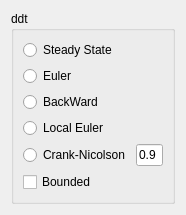
<?xml version="1.0" encoding="UTF-8"?>
<ui version="4.0">
 <class>Form</class>
 <widget class="QWidget" name="Form">
  <property name="geometry">
   <rect>
    <x>0</x>
    <y>0</y>
    <width>186</width>
    <height>192</height>
   </rect>
  </property>
  <property name="windowTitle">
   <string>Form</string>
  </property>
  <layout class="QVBoxLayout" name="verticalLayout_2">
   <item>
    <widget class="QGroupBox" name="groupBox">
     <property name="title">
      <string>ddt</string>
     </property>
     <layout class="QVBoxLayout" name="verticalLayout">
      <item>
       <widget class="QRadioButton" name="radioButton">
        <property name="text">
         <string>Steady State</string>
        </property>
       </widget>
      </item>
      <item>
       <widget class="QRadioButton" name="radioButton_2">
        <property name="text">
         <string>Euler</string>
        </property>
       </widget>
      </item>
      <item>
       <widget class="QRadioButton" name="radioButton_3">
        <property name="text">
         <string>BackWard</string>
        </property>
       </widget>
      </item>
      <item>
       <widget class="QRadioButton" name="radioButton_4">
        <property name="text">
         <string>Local Euler</string>
        </property>
       </widget>
      </item>
      <item>
       <layout class="QHBoxLayout" name="horizontalLayout">
        <item>
         <widget class="QRadioButton" name="radioButton_5">
          <property name="text">
           <string>Crank-Nicolson</string>
          </property>
         </widget>
        </item>
        <item>
         <widget class="QLineEdit" name="lineEdit">
          <property name="cursor">
           <cursorShape>ArrowCursor</cursorShape>
          </property>
          <property name="text">
           <string>0.9</string>
          </property>
         </widget>
        </item>
       </layout>
      </item>
      <item>
       <widget class="QCheckBox" name="checkBox">
        <property name="text">
         <string>Bounded</string>
        </property>
       </widget>
      </item>
     </layout>
    </widget>
   </item>
  </layout>
 </widget>
 <resources/>
 <connections/>
</ui>
